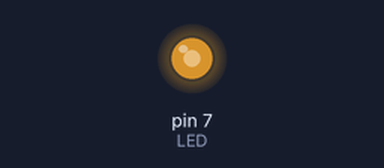
Bench run of a sketch on a simulated Arduino Uno, built with avr-gcc and run on an emulated ATmega328P. Parts: output pins drawn as LEDs (lit = HIGH).

Above: at 37.9 s.
Timing chart, 0 to 40.0 s (numbered marks = the images above):
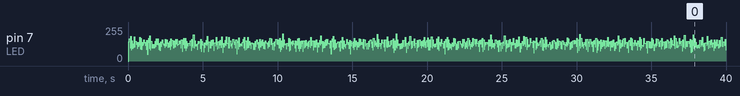

The sketch:

challenge_01.ino
```cpp
#define LED 7

int d = 100;
int p = 0;
int i = 1;

void setup() {
  pinMode(LED, OUTPUT);
  set_period(100);
}

void loop() {
  digitalWrite(LED, 1);
  delayMicroseconds(d*1000000/p);
  digitalWrite(LED, 0);
  delayMicroseconds((100-d)*1000000/p);
  if (d<=0 || d >= 100){
    i = -i;
  }
  set_duty(d + i);
}

void set_duty(int duty) {
  d = duty;
}

void set_period(int period) {
  p = period;
}
```
